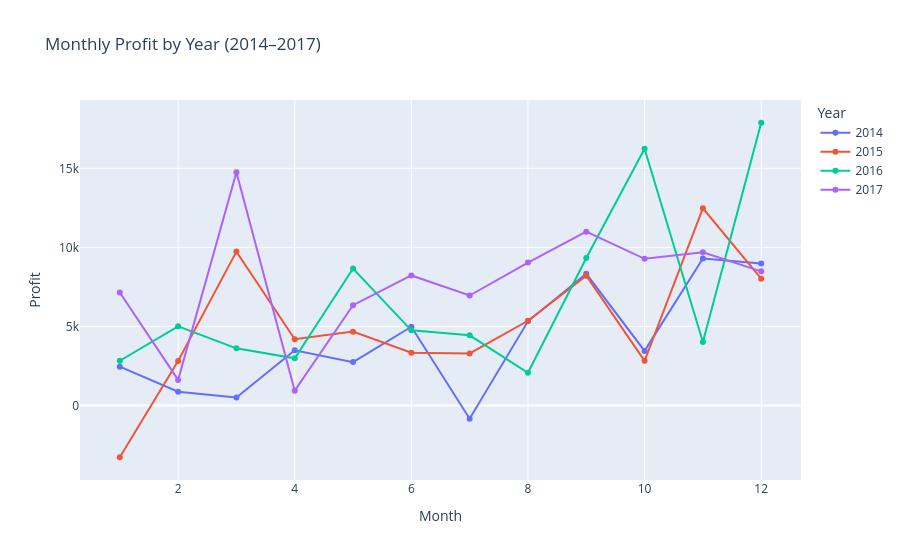

Notebook code cell kept with this figure:
### Code cell
monthly = df.groupby(['Year', 'Month'])['Profit'].sum().reset_index()

fig = px.line(
    monthly,
    x='Month',
    y='Profit',
    color='Year',
    title='Monthly Profit by Year (2014–2017)',
    markers=True,
)
fig.show()

#In 2014, November had the highest profits
#In 2015, November had the highest profits
#In 2016, December had the highest profits
#In 2017, March had the highest profits. 
#March peak is unusual vs Nov/Dec in prior years and is worth investigating.

### Figure 1 — Plotly figure (JSON) as saved in the notebook; plotly's stock layout.template omitted (floating-point values rounded to 4 significant figures)
{"data": [{"hovertemplate": "Year=2014<br>Month=%{x}<br>Profit=%{y}<extra></extra>", "legendgroup": "2014", "line": {"color": "#636efa", "dash": "solid"}, "marker": {"symbol": "circle"}, "mode": "lines+markers", "name": "2014", "orientation": "v", "showlegend": true, "type": "scatter", "x": [1, 2, 3, 4, 5, 6, 7, 8, 9, 10, 11, 12], "xaxis": "x", "y": [2450.0, 862.3, 498.7, 3489.0, 2739.0, 4977.0, -841.5, 5318.0, 8328.0, 3448.0, 9292.0, 8984.0], "yaxis": "y"}, {"hovertemplate": "Year=2015<br>Month=%{x}<br>Profit=%{y}<extra></extra>", "legendgroup": "2015", "line": {"color": "#EF553B", "dash": "solid"}, "marker": {"symbol": "circle"}, "mode": "lines+markers", "name": "2015", "orientation": "v", "showlegend": true, "type": "scatter", "x": [1, 2, 3, 4, 5, 6, 7, 8, 9, 10, 11, 12], "xaxis": "x", "y": [-3281.0, 2814.0, 9732.0, 4187.0, 4668.0, 3336.0, 3289.0, 5356.0, 8209.0, 2817.0, 12470.0, 8017.0], "yaxis": "y"}, {"hovertemplate": "Year=2016<br>Month=%{x}<br>Profit=%{y}<extra></extra>", "legendgroup": "2016", "line": {"color": "#00cc96", "dash": "solid"}, "marker": {"symbol": "circle"}, "mode": "lines+markers", "name": "2016", "orientation": "v", "showlegend": true, "type": "scatter", "x": [1, 2, 3, 4, 5, 6, 7, 8, 9, 10, 11, 12], "xaxis": "x", "y": [2825.0, 5005.0, 3612.0, 2978.0, 8662.0, 4750.0, 4433.0, 2062.0, 9329.0, 16240.0, 4011.0, 17890.0], "yaxis": "y"}, {"hovertemplate": "Year=2017<br>Month=%{x}<br>Profit=%{y}<extra></extra>", "legendgroup": "2017", "line": {"color": "#ab63fa", "dash": "solid"}, "marker": {"symbol": "circle"}, "mode": "lines+markers", "name": "2017", "orientation": "v", "showlegend": true, "type": "scatter", "x": [1, 2, 3, 4, 5, 6, 7, 8, 9, 10, 11, 12], "xaxis": "x", "y": [7140.0, 1614.0, 14750.0, 933.3, 6343.0, 8223.0, 6953.0, 9041.0, 10990.0, 9275.0, 9690.0, 8483.0], "yaxis": "y"}], "layout": {"autosize": true, "legend": {"title": {"text": "Year"}, "tracegroupgap": 0}, "title": {"text": "Monthly Profit by Year (2014–2017)"}, "xaxis": {"anchor": "y", "autorange": true, "domain": [0, 1], "range": [0.3328, 12.67], "title": {"text": "Month"}, "type": "linear"}, "yaxis": {"anchor": "x", "autorange": true, "domain": [0, 1], "range": [-5028.0, 19630.0], "title": {"text": "Profit"}, "type": "linear"}}}
